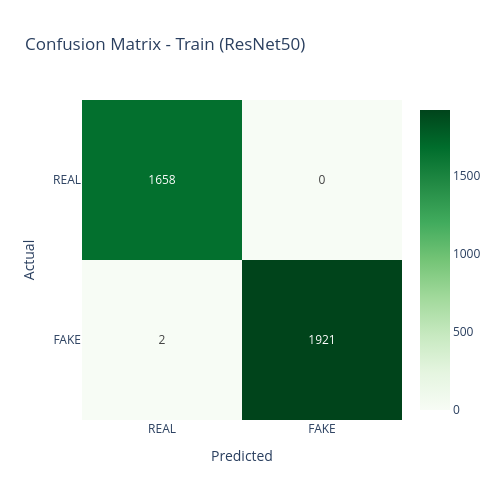
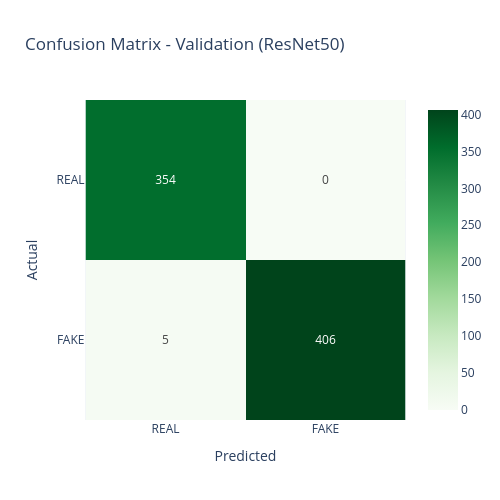
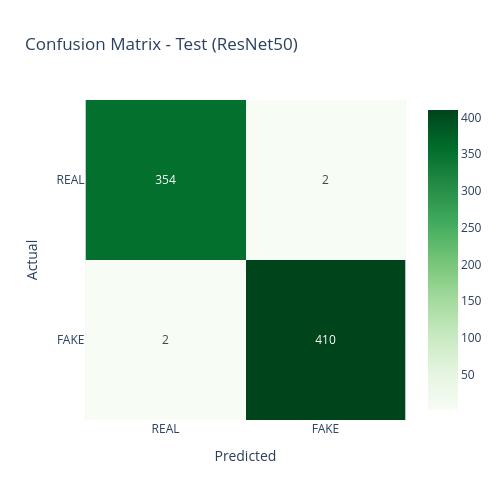

These figures' notebook cell, in order:
### Markdown cell above
### ResNet Model:

### Code cell
# Train Confusion Matrix
cm_resnet_train = confusion_matrix(
                        resnet_train_results["labels"],
                        resnet_train_results["preds"]
)

resnet_train_fig = px.imshow(
                            cm_resnet_train,
                            text_auto=True,
                            x=['REAL', 'FAKE'],
                            y=['REAL', 'FAKE'],
                            color_continuous_scale='Greens',
                            title='Confusion Matrix - Train (ResNet50)'
)

resnet_train_fig.update_layout( height = 500, width = 500,
                                xaxis_title='Predicted',
                                yaxis_title='Actual'
)

resnet_train_fig.show()

joblib.dump(resnet_train_fig, r"C:\Users\jagad\Documents\my_classes\Tasks\my_projects\Deep_Fake_project_final\models\confu_resnet_train_fig.pkl")
print(" confusion resnet_train_fig saved as pkl file")



# Validation Confusion Matrix
cm_resnet_val = confusion_matrix(
                        resnet_val_results["labels"],
                        resnet_val_results["preds"]
)

resnet_val_fig = px.imshow(
                            cm_resnet_val,
                            text_auto=True,
                            x=['REAL', 'FAKE'],
                            y=['REAL', 'FAKE'],
                            color_continuous_scale='Greens',
                            title='Confusion Matrix - Validation (ResNet50)'
)

resnet_val_fig.update_layout( height = 500, width = 500,
                                xaxis_title='Predicted',
                                yaxis_title='Actual'
)

resnet_val_fig.show()

joblib.dump(resnet_val_fig, r"C:\Users\jagad\Documents\my_classes\Tasks\my_projects\Deep_Fake_project_final\models\confu_resnet_val_fig.pkl")
print(" confusion resnet_val_fig saved as pkl file")




# Test Confusion Matrix
cm_resnet_test = confusion_matrix(
                          resnet_test_results["labels"],
                          resnet_test_results["preds"]
)

resnet_test_fig = px.imshow(
                            cm_resnet_test,
                            text_auto=True,
                            x=['REAL', 'FAKE'],
                            y=['REAL', 'FAKE'],
                            color_continuous_scale='Greens',
                            title='Confusion Matrix - Test (ResNet50)'
)

resnet_test_fig.update_layout( height = 500, width = 500,
                                xaxis_title='Predicted',
                                yaxis_title='Actual'
)

resnet_test_fig.show()

joblib.dump(resnet_test_fig, r"C:\Users\jagad\Documents\my_classes\Tasks\my_projects\Deep_Fake_project_final\models\confu_resnet_test_fig.pkl")
print(" confusion resnet_test_fig saved as pkl file")

### Figure 1 — Plotly figure (JSON) as saved in the notebook; plotly's stock layout.template omitted (floating-point values rounded to 4 significant figures)
{"data": [{"coloraxis": "coloraxis", "hovertemplate": "x: %{x}<br>y: %{y}<br>color: %{z}<extra></extra>", "name": "0", "texttemplate": "%{z}", "type": "heatmap", "x": ["REAL", "FAKE"], "xaxis": "x", "y": ["REAL", "FAKE"], "yaxis": "y", "z": [[1658, 0], [2, 1921]]}], "layout": {"coloraxis": {"autocolorscale": false, "colorscale": [[0, "rgb(247,252,245)"], [0.125, "rgb(229,245,224)"], [0.25, "rgb(199,233,192)"], [0.375, "rgb(161,217,155)"], [0.5, "rgb(116,196,118)"], [0.625, "rgb(65,171,93)"], [0.75, "rgb(35,139,69)"], [0.875, "rgb(0,109,44)"], [1, "rgb(0,68,27)"]]}, "height": 500, "title": {"text": "Confusion Matrix - Train (ResNet50)"}, "width": 500, "xaxis": {"anchor": "y", "constrain": "domain", "domain": [0, 1], "scaleanchor": "y", "title": {"text": "Predicted"}}, "yaxis": {"anchor": "x", "autorange": "reversed", "constrain": "domain", "domain": [0, 1], "title": {"text": "Actual"}}}}

### Figure 2 — Plotly figure (JSON) as saved in the notebook; plotly's stock layout.template omitted (floating-point values rounded to 4 significant figures)
{"data": [{"coloraxis": "coloraxis", "hovertemplate": "x: %{x}<br>y: %{y}<br>color: %{z}<extra></extra>", "name": "0", "texttemplate": "%{z}", "type": "heatmap", "x": ["REAL", "FAKE"], "xaxis": "x", "y": ["REAL", "FAKE"], "yaxis": "y", "z": [[354, 0], [5, 406]]}], "layout": {"coloraxis": {"autocolorscale": false, "colorscale": [[0, "rgb(247,252,245)"], [0.125, "rgb(229,245,224)"], [0.25, "rgb(199,233,192)"], [0.375, "rgb(161,217,155)"], [0.5, "rgb(116,196,118)"], [0.625, "rgb(65,171,93)"], [0.75, "rgb(35,139,69)"], [0.875, "rgb(0,109,44)"], [1, "rgb(0,68,27)"]]}, "height": 500, "title": {"text": "Confusion Matrix - Validation (ResNet50)"}, "width": 500, "xaxis": {"anchor": "y", "constrain": "domain", "domain": [0, 1], "scaleanchor": "y", "title": {"text": "Predicted"}}, "yaxis": {"anchor": "x", "autorange": "reversed", "constrain": "domain", "domain": [0, 1], "title": {"text": "Actual"}}}}

### Figure 3 — Plotly figure (JSON) as saved in the notebook; plotly's stock layout.template omitted (floating-point values rounded to 4 significant figures)
{"data": [{"coloraxis": "coloraxis", "hovertemplate": "x: %{x}<br>y: %{y}<br>color: %{z}<extra></extra>", "name": "0", "texttemplate": "%{z}", "type": "heatmap", "x": ["REAL", "FAKE"], "xaxis": "x", "y": ["REAL", "FAKE"], "yaxis": "y", "z": [[354, 2], [2, 410]]}], "layout": {"coloraxis": {"autocolorscale": false, "colorscale": [[0, "rgb(247,252,245)"], [0.125, "rgb(229,245,224)"], [0.25, "rgb(199,233,192)"], [0.375, "rgb(161,217,155)"], [0.5, "rgb(116,196,118)"], [0.625, "rgb(65,171,93)"], [0.75, "rgb(35,139,69)"], [0.875, "rgb(0,109,44)"], [1, "rgb(0,68,27)"]]}, "height": 500, "title": {"text": "Confusion Matrix - Test (ResNet50)"}, "width": 500, "xaxis": {"anchor": "y", "constrain": "domain", "domain": [0, 1], "scaleanchor": "y", "title": {"text": "Predicted"}}, "yaxis": {"anchor": "x", "autorange": "reversed", "constrain": "domain", "domain": [0, 1], "title": {"text": "Actual"}}}}
